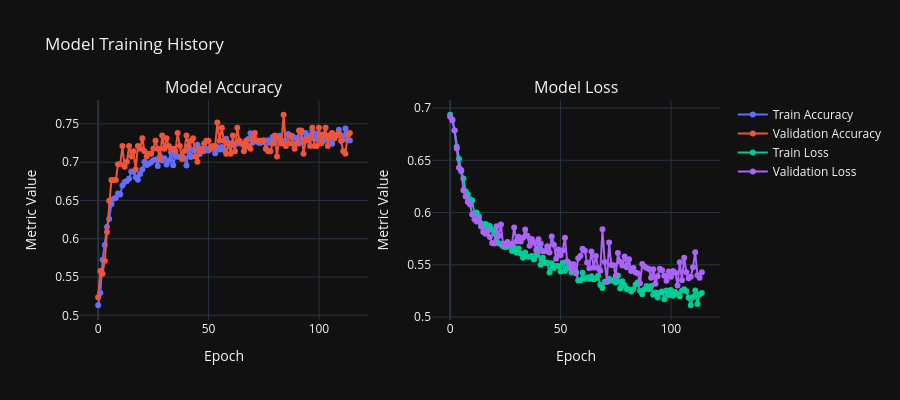
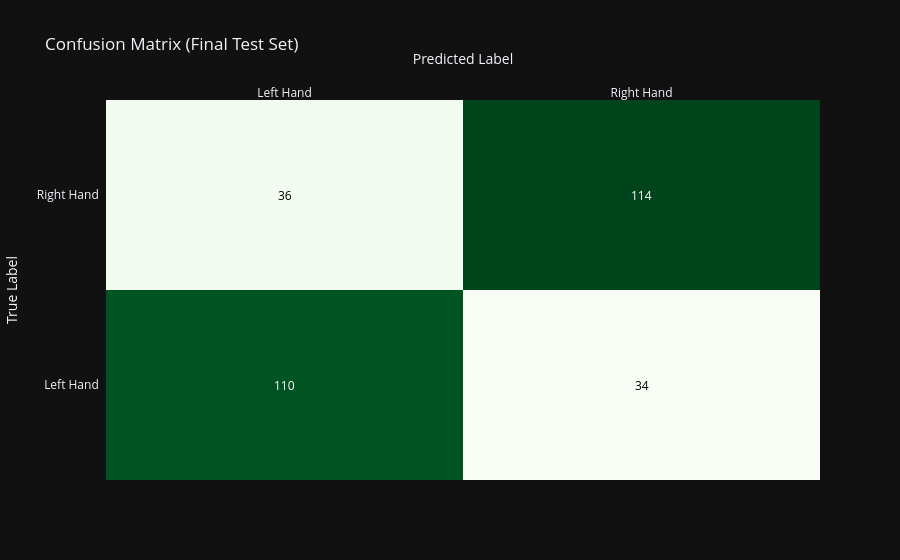

Write notebook code for charts like these, in order.
### Markdown cell above
## Evaluation

### Code cell
# --- Plot Training History ---
def plot_training_history(history):
    fig = make_subplots(rows=1, cols=2, subplot_titles=("Model Accuracy", "Model Loss"))

    # Accuracy Plot
    fig.add_trace(go.Scatter(y=history.history['accuracy'], name='Train Accuracy', mode='lines+markers'), row=1, col=1)
    fig.add_trace(go.Scatter(y=history.history['val_accuracy'], name='Validation Accuracy', mode='lines+markers'), row=1, col=1)

    # Loss Plot
    fig.add_trace(go.Scatter(y=history.history['loss'], name='Train Loss', mode='lines+markers'), row=1, col=2)
    fig.add_trace(go.Scatter(y=history.history['val_loss'], name='Validation Loss', mode='lines+markers'), row=1, col=2)

    fig.update_layout(title_text="Model Training History", template=config.PLOTLY_TEMPLATE, height=400)
    fig.update_xaxes(title_text="Epoch")
    fig.update_yaxes(title_text="Metric Value")
    fig.show()

print("\n--- Training History ---")
plot_training_history(history)

# --- Validation Set Evaluation ---
print("\n--- Evaluating Performance on Val Set ---")
best_model = models.load_model('best_eegnet_model.keras')
y_pred_val = best_model.predict(X_val_fin, batch_size=config.BATCH_SIZE)
y_pred_classes = np.argmax(y_pred_val, axis=1)
y_true_classes = np.argmax(y_val_fin, axis=1)

# Classification Report
print("\nClassification Report (Val Set):")
class_report = classification_report(y_true_classes, y_pred_classes, target_names=['Left Hand', 'Right Hand'])
print(class_report)

print("\n--- Confusion Matrix ---")
plot_confusion_matrix(y_true_classes, y_pred_classes)

### Figure 1 — Plotly figure (JSON) as saved in the notebook; plotly's stock layout.template omitted (floating-point values rounded to 4 significant figures)
{"data": [{"mode": "lines+markers", "name": "Train Accuracy", "y": [0.5132, 0.5294, 0.5726, 0.5919, 0.6155, 0.6259, 0.6452, 0.6524, 0.6536, 0.6591, 0.6578, 0.6696, 0.6742, 0.6753, 0.6782, 0.6878, 0.6876, 0.6803, 0.6769, 0.6844, 0.6903, 0.7007, 0.6962, 0.698, 0.7001, 0.7026, 0.7036, 0.695, 0.7079, 0.7021, 0.7052, 0.697, 0.702, 0.713, 0.6959, 0.7088, 0.7069, 0.7074, 0.7064, 0.7053, 0.6956, 0.7179, 0.7068, 0.716, 0.7152, 0.7227, 0.7106, 0.7168, 0.7147, 0.7176, 0.7154, 0.7192, 0.7195, 0.7117, 0.7194, 0.7165, 0.7197, 0.716, 0.7307, 0.7246, 0.7245, 0.7224, 0.7238, 0.7245, 0.7261, 0.7237, 0.7242, 0.72, 0.7304, 0.7379, 0.7254, 0.7288, 0.7269, 0.725, 0.7257, 0.7285, 0.7176, 0.7288, 0.725, 0.7328, 0.7256, 0.7331, 0.7345, 0.7262, 0.7275, 0.7219, 0.7369, 0.7347, 0.7342, 0.7318, 0.7313, 0.7243, 0.738, 0.727, 0.7382, 0.7348, 0.7328, 0.7411, 0.7304, 0.7371, 0.7301, 0.7361, 0.7275, 0.734, 0.734, 0.7304, 0.724, 0.7309, 0.7348, 0.7422, 0.735, 0.7294, 0.7441, 0.7363, 0.7283], "type": "scatter", "xaxis": "x", "yaxis": "y"}, {"mode": "lines+markers", "name": "Validation Accuracy", "y": [0.5238, 0.5578, 0.5544, 0.5714, 0.6088, 0.6497, 0.6769, 0.6769, 0.6769, 0.6973, 0.6973, 0.7211, 0.6939, 0.7007, 0.7211, 0.7075, 0.7143, 0.6905, 0.7211, 0.7177, 0.7313, 0.7143, 0.7075, 0.7109, 0.7109, 0.7177, 0.7279, 0.7177, 0.7041, 0.7347, 0.7177, 0.7313, 0.7211, 0.7177, 0.7177, 0.7143, 0.7381, 0.7211, 0.7041, 0.7143, 0.7347, 0.7211, 0.7279, 0.7313, 0.7075, 0.7007, 0.7177, 0.7143, 0.7245, 0.7279, 0.7279, 0.7177, 0.7211, 0.7211, 0.7517, 0.7279, 0.7449, 0.7279, 0.7109, 0.7245, 0.7109, 0.7347, 0.7143, 0.7449, 0.7279, 0.7245, 0.7143, 0.7279, 0.7211, 0.7177, 0.7313, 0.7381, 0.7279, 0.7279, 0.7279, 0.7279, 0.7177, 0.7143, 0.7143, 0.7245, 0.7347, 0.7075, 0.7313, 0.7245, 0.7619, 0.7211, 0.7245, 0.7347, 0.7245, 0.7177, 0.7245, 0.7415, 0.7415, 0.7109, 0.7279, 0.7313, 0.7211, 0.7449, 0.7211, 0.7211, 0.7449, 0.7245, 0.7347, 0.7449, 0.7211, 0.7347, 0.7381, 0.7313, 0.7347, 0.7381, 0.7279, 0.7143, 0.7109, 0.7347, 0.7381], "type": "scatter", "xaxis": "x", "yaxis": "y"}, {"mode": "lines+markers", "name": "Train Loss", "y": [0.6936, 0.689, 0.6787, 0.663, 0.6515, 0.6395, 0.6325, 0.6204, 0.6174, 0.6128, 0.6115, 0.5992, 0.6002, 0.5965, 0.5899, 0.586, 0.589, 0.5878, 0.5871, 0.5837, 0.5796, 0.5736, 0.5707, 0.5696, 0.5676, 0.5669, 0.5673, 0.5699, 0.5631, 0.5664, 0.5615, 0.5655, 0.5609, 0.5567, 0.5619, 0.5576, 0.5576, 0.5584, 0.555, 0.559, 0.5654, 0.55, 0.5567, 0.5516, 0.5519, 0.5426, 0.5514, 0.547, 0.5488, 0.5489, 0.5436, 0.5519, 0.544, 0.5533, 0.5468, 0.5427, 0.5454, 0.5434, 0.5351, 0.5353, 0.5423, 0.5366, 0.5378, 0.5363, 0.5391, 0.5361, 0.5372, 0.5396, 0.5308, 0.5279, 0.5338, 0.5337, 0.5366, 0.5348, 0.5354, 0.5331, 0.5397, 0.5273, 0.5344, 0.5305, 0.5269, 0.5265, 0.5245, 0.5265, 0.531, 0.5334, 0.5252, 0.5218, 0.5267, 0.5297, 0.5266, 0.5297, 0.5214, 0.5236, 0.5187, 0.5234, 0.5246, 0.517, 0.5255, 0.521, 0.526, 0.5204, 0.524, 0.522, 0.5199, 0.5253, 0.5267, 0.5248, 0.5185, 0.5113, 0.5192, 0.5253, 0.5126, 0.5217, 0.5231], "type": "scatter", "xaxis": "x2", "yaxis": "y2"}, {"mode": "lines+markers", "name": "Validation Loss", "y": [0.6917, 0.688, 0.6785, 0.6613, 0.643, 0.6407, 0.6213, 0.6153, 0.6101, 0.6077, 0.5982, 0.5936, 0.5914, 0.5944, 0.5868, 0.5813, 0.5797, 0.5825, 0.5766, 0.5708, 0.5704, 0.5869, 0.5777, 0.5887, 0.5686, 0.57, 0.5718, 0.5686, 0.57, 0.5858, 0.5723, 0.5769, 0.5722, 0.5758, 0.5838, 0.5778, 0.5682, 0.5747, 0.5712, 0.5639, 0.5744, 0.5702, 0.5629, 0.563, 0.5678, 0.5618, 0.5771, 0.5692, 0.5559, 0.5646, 0.5592, 0.5637, 0.576, 0.5532, 0.5514, 0.5452, 0.5506, 0.5417, 0.5562, 0.5584, 0.5653, 0.5634, 0.5523, 0.5467, 0.5628, 0.5475, 0.5585, 0.5466, 0.5442, 0.584, 0.5526, 0.5338, 0.5714, 0.5497, 0.5495, 0.5395, 0.5613, 0.553, 0.5493, 0.558, 0.5477, 0.5552, 0.5441, 0.547, 0.5426, 0.542, 0.5323, 0.5507, 0.5483, 0.5469, 0.5459, 0.5377, 0.5458, 0.532, 0.539, 0.5463, 0.5449, 0.5394, 0.5348, 0.5435, 0.5385, 0.544, 0.5424, 0.5302, 0.5523, 0.5352, 0.5568, 0.5428, 0.5371, 0.5385, 0.5477, 0.5621, 0.54, 0.5377, 0.5429], "type": "scatter", "xaxis": "x2", "yaxis": "y2"}], "layout": {"xaxis": {"anchor": "y", "domain": [0.0, 0.45], "title": {"text": "Epoch"}}, "yaxis": {"anchor": "x", "domain": [0.0, 1.0], "title": {"text": "Metric Value"}}, "xaxis2": {"anchor": "y2", "domain": [0.55, 1.0], "title": {"text": "Epoch"}}, "yaxis2": {"anchor": "x2", "domain": [0.0, 1.0], "title": {"text": "Metric Value"}}, "annotations": [{"font": {"size": 16}, "showarrow": false, "text": "Model Accuracy", "x": 0.225, "xanchor": "center", "xref": "paper", "y": 1.0, "yanchor": "bottom", "yref": "paper"}, {"font": {"size": 16}, "showarrow": false, "text": "Model Loss", "x": 0.775, "xanchor": "center", "xref": "paper", "y": 1.0, "yanchor": "bottom", "yref": "paper"}], "title": {"text": "Model Training History"}, "height": 400}}

### Figure 2 — Plotly figure (JSON) as saved in the notebook; plotly's stock layout.template omitted (floating-point values rounded to 4 significant figures)
{"data": [{"colorscale": [[0.0, "rgb(247,252,245)"], [0.125, "rgb(229,245,224)"], [0.25, "rgb(199,233,192)"], [0.375, "rgb(161,217,155)"], [0.5, "rgb(116,196,118)"], [0.625, "rgb(65,171,93)"], [0.75, "rgb(35,139,69)"], [0.875, "rgb(0,109,44)"], [1.0, "rgb(0,68,27)"]], "reversescale": false, "showscale": false, "x": ["Left Hand", "Right Hand"], "y": ["Left Hand", "Right Hand"], "z": [[110, 34], [36, 114]], "type": "heatmap"}], "layout": {"annotations": [{"font": {"color": "#FFFFFF"}, "showarrow": false, "text": "110", "x": "Left Hand", "xref": "x", "y": "Left Hand", "yref": "y"}, {"font": {"color": "#000000"}, "showarrow": false, "text": "34", "x": "Right Hand", "xref": "x", "y": "Left Hand", "yref": "y"}, {"font": {"color": "#000000"}, "showarrow": false, "text": "36", "x": "Left Hand", "xref": "x", "y": "Right Hand", "yref": "y"}, {"font": {"color": "#FFFFFF"}, "showarrow": false, "text": "114", "x": "Right Hand", "xref": "x", "y": "Right Hand", "yref": "y"}], "xaxis": {"dtick": 1, "gridcolor": "rgb(0, 0, 0)", "side": "top", "ticks": "", "title": {"text": "Predicted Label"}}, "yaxis": {"dtick": 1, "ticks": "", "ticksuffix": "  ", "title": {"text": "True Label"}}, "title": {"text": "Confusion Matrix (Final Test Set)"}}}
